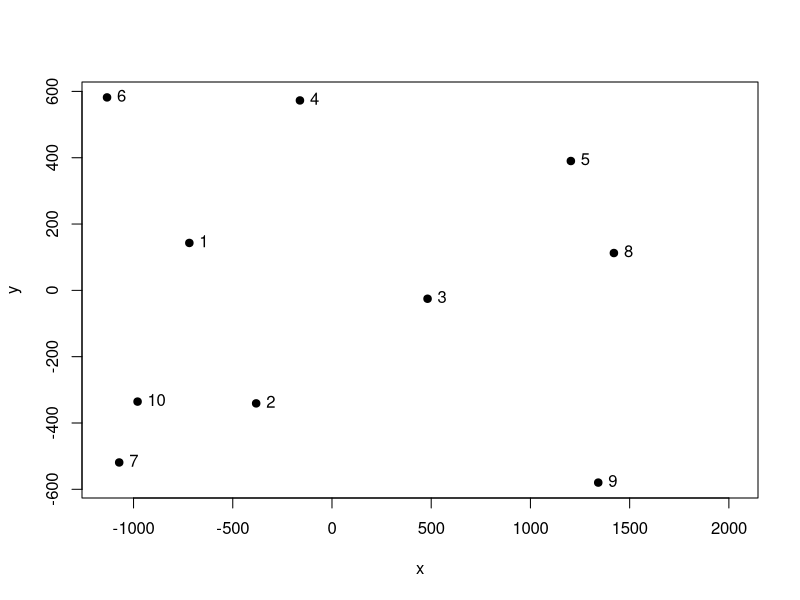
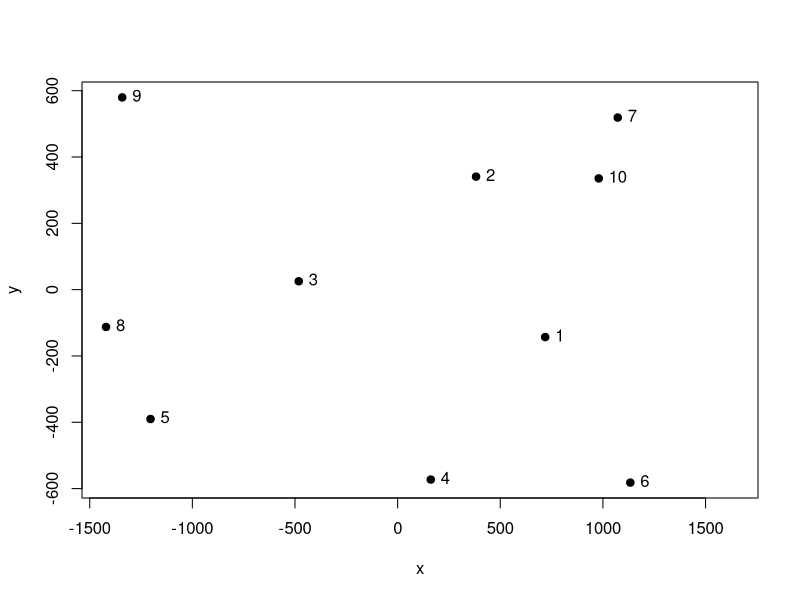

The R source for these figures, in order:
# creating dissimilarity matrix
atlanta <- c(0, 587, 1212, 701, 1936, 604, 748, 2139, 2182, 543)
chicago <- c(587, 0, 920, 940, 1745, 1188, 713, 1858, 1737, 597)
denver <- c(1212, 920, 0, 879, 831, 1726, 1631, 949, 1021, 1494)
houston <- c(701, 940, 879, 0, 1374, 968, 1420, 1645, 1891, 1220)
los_angeles <- c(1936, 1745, 831, 1374, 0, 2339, 2451, 347, 959, 2300)
miami <- c(604, 1188, 1726, 968, 2339, 0, 1092, 2594, 2734, 923)
nyc <- c(748, 713, 1631, 1420, 2451, 1092, 0, 2571, 2408, 205)
san_francisco <- c(2139, 1858, 949, 1645, 347, 2594, 2571, 0, 678, 2442)
seattle <- c(2182, 1737, 1021, 1891, 959, 2734, 2408, 678, 0, 2329)
DC <- c(543, 597, 1494, 1220, 2300, 923, 205, 2442, 2329, 0)

dist <- data.frame( atlanta, chicago, denver, houston, los_angeles, miami, nyc, san_francisco, seattle, DC)
dist

fit <- cmdscale(dist, eig = TRUE, k = 2)
x <- fit$points[ ,1]
y <- fit$points[ ,2]
plot(x, y, pch = 19, xlim = range(x) + c(0, 600))
city.names <- row.names(dist)
text(x, y, pos = 4, labels = city.names)

# only shoes relative distance; orientation is not corret
# must invert axes
x <- 0  - x
y <- 0 - y
plot(x, y, pch = 19, xlim = range(x) + c(5, 500))
text(x, y, pos = 4, labels = city.names)

# our final result is a failry accurate representation of the United States